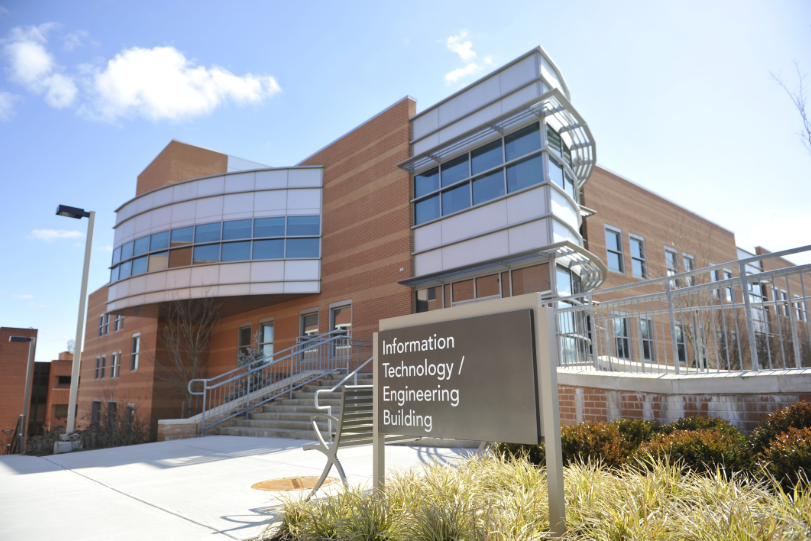
#> input picture Nonlinear-Rank-Filters/images/umbc.png, 811 x 541 px, found by its file name
$ jupyter execute nonlinear-nlmeans.ipynb   (shell and % lines are left out)
#> lines starting #> are read from the running program, lines starting #| are printed output that depends on the picture
# Image Filtering: Spatial Methods

[cell 1]

import numpy as np

import matplotlib.image as img
import matplotlib.pyplot as plt

from skimage import io
from skimage.restoration import denoise_nl_means
from skimage.util import random_noise
from skimage.util import img_as_ubyte
from skimage.util import img_as_float32 as img_as_float

[cell 2]
def print_imginfo(I):
    print(type(I))
    print(I.shape, I.dtype)
    print('Data range:', np.min(I), 'to', np.max(I))

[cell 3]
def show_plots(I, titles=None):
    fig, ax = plt.subplots(1, len(I), figsize=(12,2))

    r = I[0].shape[0]//2

    for i in np.arange(0,len(I)):
        ax[i].plot(I[i][r,:])
        ax[i].set_ylim(-0.1,1.1)
        ax[i].set_axis_off()
        if titles != None:
            ax[i].set_title(titles[i])

[cell 4]
def show_images(I, titles=None):
    fig, ax = plt.subplots(1, len(I), figsize=(12,12))

    for i in np.arange(0,len(I)):
        ax[i].imshow(I[i], cmap='gray')
        ax[i].set_axis_off()
        if titles != None:
            ax[i].set_title(titles[i])

[cell 5]
def show_imghist(I, vmin=0.0, vmax=1.0):
    fig, ax = plt.subplots(1, 2, figsize=(12,3))

    ax[0].imshow(I, cmap='gray', vmin=vmin, vmax=vmax)
    ax[0].set_axis_off()

    ax[1].hist(I.ravel(), lw=0, bins=256, range=(vmin, vmax));
    ax[1].set_xlim(vmin, vmax)
    ax[1].set_yticks([])

[cell 6]
I1 = io.imread("../../images/umbc.png", as_gray=True)
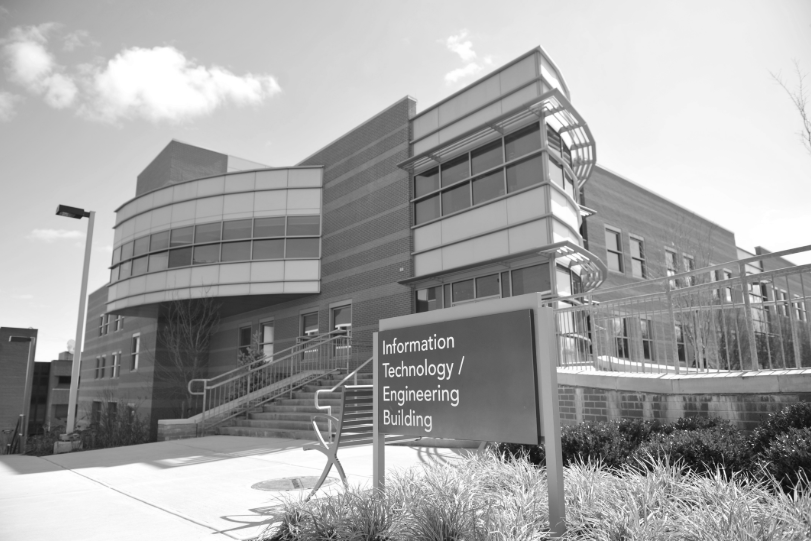
#> I1: shape (541, 811) float64; min 0.0426, max 1, mean 0.647
I1 = img_as_float(I1)

noise_std = 0.05
In = random_noise(I1, var=noise_std**2)
In = img_as_float(In)

show_plots([I1, In], ['Original','Noisy Image'])
#> the loop in show_plots, `for i in np.arange(0,len(I)):` made 2 passes
show_images([I1, In], ['Original','Noisy Image'])
#> the loop in show_images, `for i in np.arange(0,len(I)):` made 2 passes
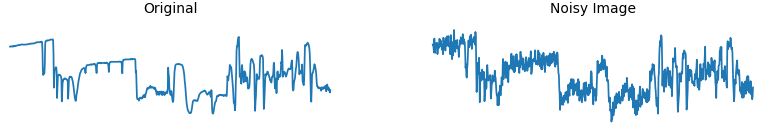
#> figure drawn by matplotlib, 2 panels
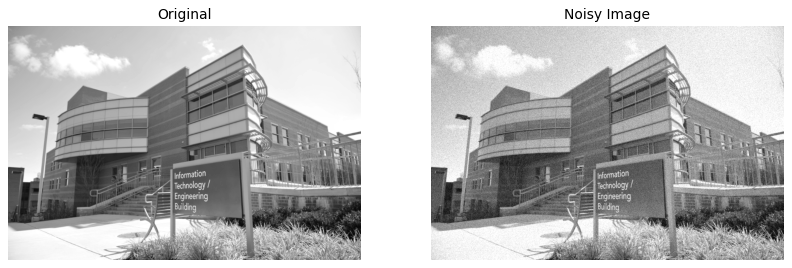
#> figure drawn by matplotlib, 2 panels

## Non-Linear Filter: Non-Local Means Filter

[cell 7]
# patch: neighborhood mean calculation
# patch_distance: neighborhood similarity
# h: controls patch weight decay as function of distance (large h, more smoothing)
I2 = denoise_nl_means(In, patch_size=7, patch_distance=11, h=0.01, sigma=noise_std)
I2 = img_as_float(I2)

print_imginfo(I2)
#| <class 'numpy.ndarray'>
#| (541, 811) float32
#| Data range: 0.0 to 1.0

show_plots([I1, I2], ['Original','Non-Local Means'])
#> the loop in show_plots (call 2), `for i in np.arange(0,len(I)):` made 2 passes
show_images([I1, I2], ['Noisy Image','Non-Local Means'])
#> the loop in show_images (call 2), `for i in np.arange(0,len(I)):` made 2 passes
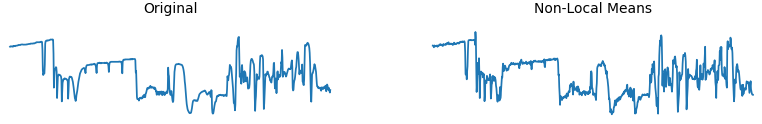
#> figure drawn by matplotlib, 2 panels

[cell 8]
show_imghist(I2)
show_imghist(I1-I2, vmin=-0.10, vmax=0.10)
#> call 2 of show_imghist, with vmin = -0.1, vmax = 0.1
#> in show_imghist (call 2), `ax[1].hist(I.ravel(), lw=0, bins=256, range=(vmin, vmax));`:
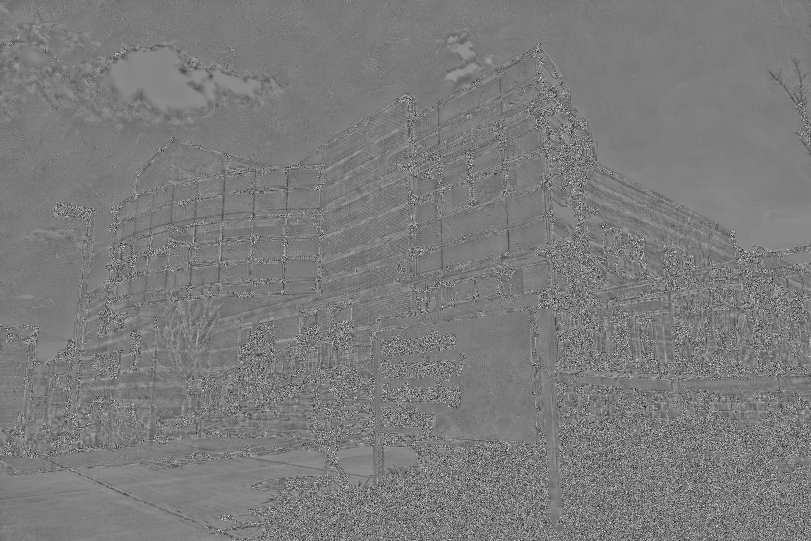
#> I: shape (541, 811) float32; min -0.207, max 0.223, mean 0.00146; drawn with min black and max white
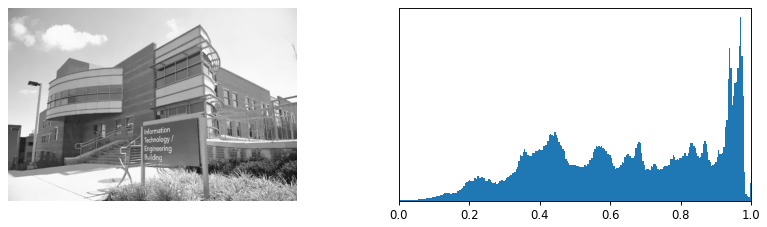
#> figure drawn by matplotlib, 2 panels
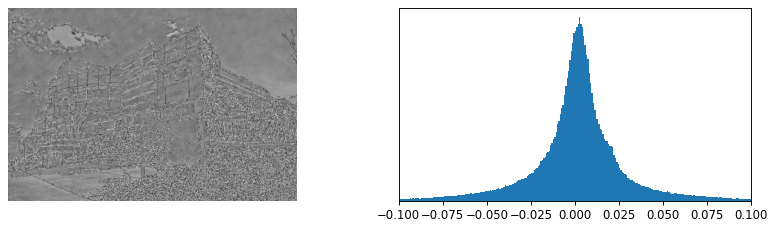
#> figure drawn by matplotlib, 2 panels
